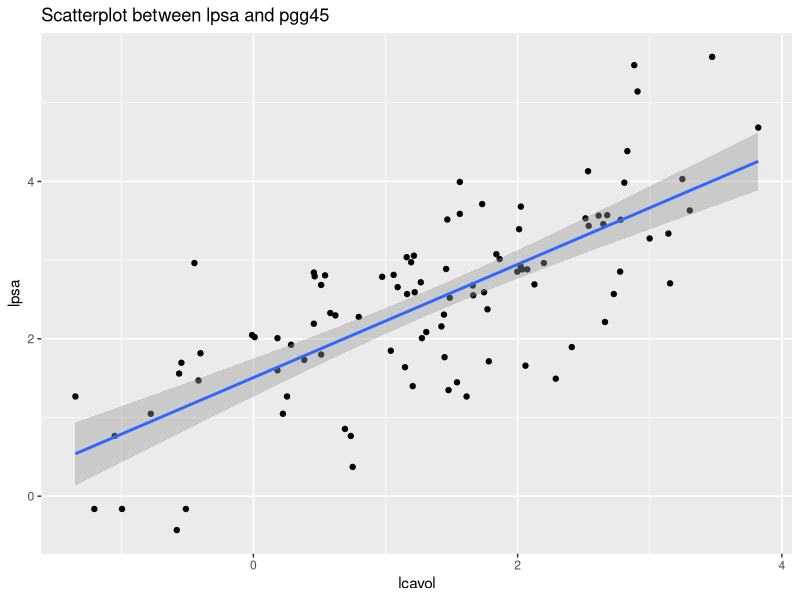
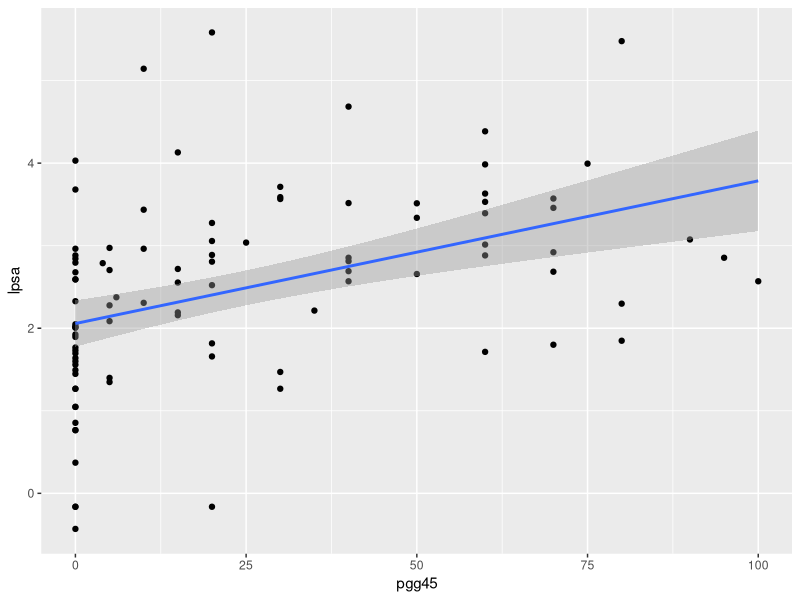
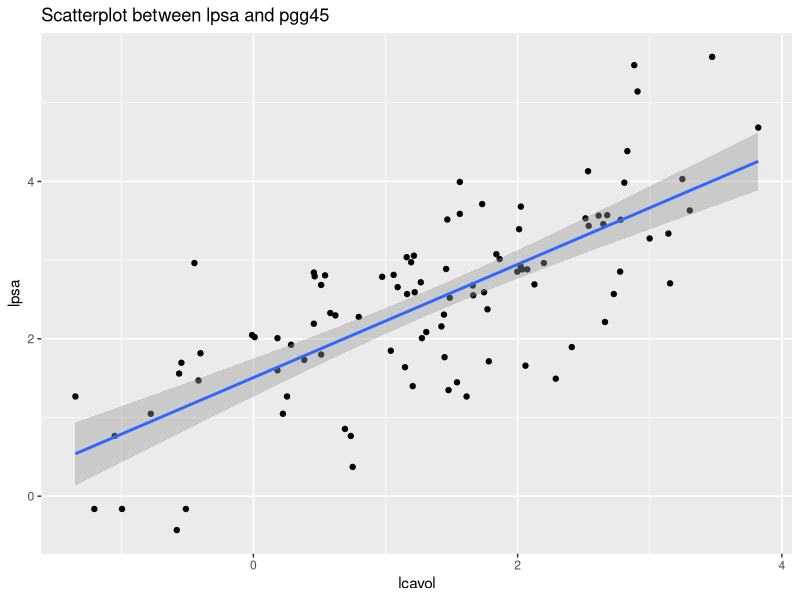
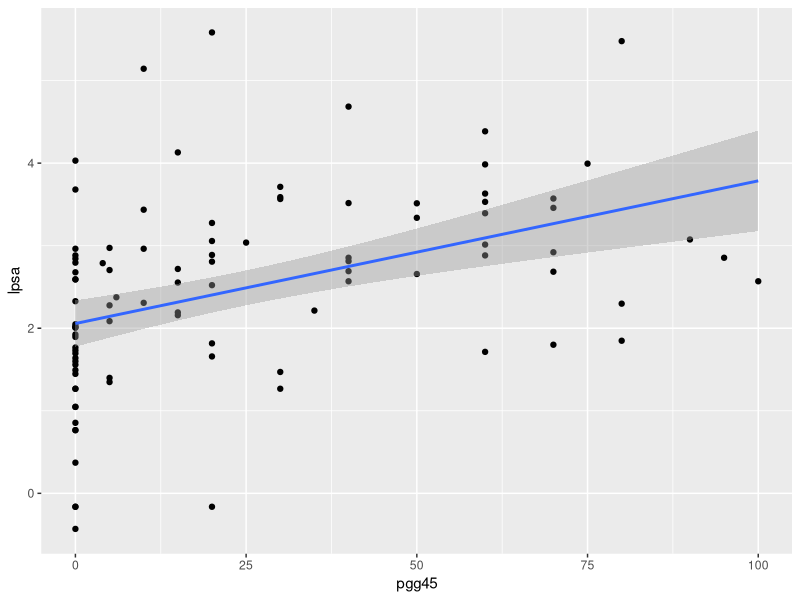

R code for these plots, in order: (Note: this script raises an error after producing the figures.)
require(tidyverse)

prostate <-  read.table("Prostate (1).csv", 
                        header=TRUE, sep=",", na.strings=" ")
round(head(prostate), digits=3)

# x11()
# pairs(prostate)



mod.vol = lm(lpsa ~ lcavol, data=prostate)
# mod.pgg = lm(lpsa ~ pgg45, data=prostate)

# x11(h=7, w=12)
# par(mfrow=c(1,2))

ggplot(data = prostate, aes(x = lcavol, y = lpsa)) +
  geom_point() +
  geom_smooth(method = 'lm') +
  labs(title = "Scatterplot between lpsa and pgg45")

ggsave("Test Plot 1.png")

# plot2 <- plot(y=prostate$lpsa, x=prostate$pgg45, 
#      main="lpsa vs. pgg45 with fitted line")
# abline(mod.pgg, col="blue", lwd=2, lty="dotted")
# mean0 = mean(prostate$lpsa[prostate$pgg45==0])
# points(x=0, y=mean0, pch=20, col="red", cex=2)

ggplot(data = prostate, aes(x = pgg45, y = lpsa)) +
  geom_point() +
  geom_smooth(method = 'lm', formula= y~x)

ggsave("Test Plot 2.png")



# library(rgl)  
# open3d()
# plot3d(prostate$lpsa ~ prostate$lcavol + prostate$pgg45, col="blue")

mod2 =  lm(lpsa ~ lcavol + pgg45, data=prostate)

x1 <- seq(from=-2, to=4, by=.05)
xy1 <- data.frame(expand.grid(lcavol=seq(from=-2, to=4, by=.05), 
                              pgg45=seq(from=0, to=100, by=.5)))
pred <- predict(mod2 ,newdata=xy1)
surface = matrix(pred, nrow=length(x1))

# library(rgl)  
# open3d()
# persp3d(x = seq(from=-2, to=4, by=.05), y = seq(from=0, to=100, by=.5), 
#         z = surface, col = "orange", xlab="lcavol", ylab="pgg45", 
#         zlab="Predicted lpsa")
# points3d(prostate$lpsa ~ prostate$lcavol + prostate$pgg45, col="blue")

# Compare estimated regression corfficients from separate regs vs. multiple

summary(mod.vol)
summary(mod.pgg)
summary(mod2)

cor(prostate)
